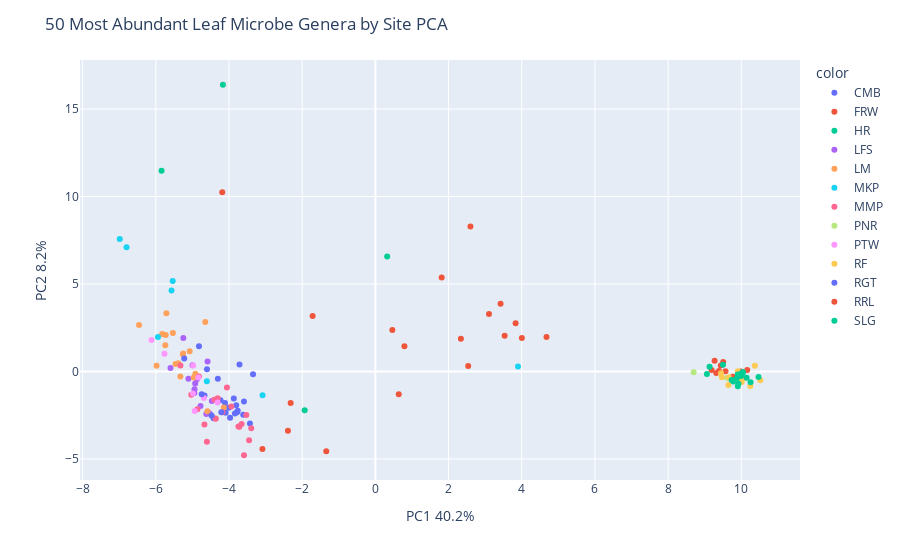

The notebook cell saved with this chart:
### Code cell
X = pc3_df[top_50.index]

pca = PCA(n_components=2)
components = pca.fit_transform(X)

fig = px.scatter(components, x=0, y=1, color=pc3_df['site_id'])
fig.update_layout(
    title = "50 Most Abundant Leaf Microbe Genera by Site PCA",
    xaxis_title="PC1 " + str(round(100*pca.explained_variance_ratio_[0], 1)) + '%',
    yaxis_title="PC2 " + str(round(100*pca.explained_variance_ratio_[1], 1)) + '%')
fig.show()

### Figure 1 — Plotly figure (JSON) as saved in the notebook; plotly's stock layout.template omitted (floating-point values rounded to 4 significant figures)
{"data": [{"hovertemplate": "color=CMB<br>0=%{x}<br>1=%{y}<extra></extra>", "legendgroup": "CMB", "marker": {"color": "#636efa", "symbol": "circle"}, "mode": "markers", "name": "CMB", "orientation": "v", "showlegend": true, "type": "scatter", "x": [-3.869, -4.231, -3.762, -4.091, -3.97, -3.343, -4.305, -4.421, -3.428, -3.782, -3.591, -4.109, -3.838, -3.713, -4.008, -3.803, -4.67, -3.611, -4.602], "xaxis": "x", "y": [-1.546, -1.638, -2.249, -2.355, -2.64, -0.1572, -0.4167, -2.669, -2.979, -2.325, -1.712, -1.802, -2.407, 0.3991, -2.068, -1.935, -1.367, -2.476, 0.125], "yaxis": "y"}, {"hovertemplate": "color=FRW<br>0=%{x}<br>1=%{y}<extra></extra>", "legendgroup": "FRW", "marker": {"color": "#EF553B", "symbol": "circle"}, "mode": "markers", "name": "FRW", "orientation": "v", "showlegend": true, "type": "scatter", "x": [9.389, 10.16, 9.769, 9.505, 9.44, 9.271, 9.568, 9.188, 9.717, 9.315, 9.994], "xaxis": "x", "y": [0.02222, 0.0818, -0.2955, 0.5426, 0.337, 0.6133, 0.01154, 0.08671, -0.4273, -0.08296, -0.001355], "yaxis": "y"}, {"hovertemplate": "color=HR<br>0=%{x}<br>1=%{y}<extra></extra>", "legendgroup": "HR", "marker": {"color": "#00cc96", "symbol": "circle"}, "mode": "markers", "name": "HR", "orientation": "v", "showlegend": true, "type": "scatter", "x": [-1.931, 0.323, -5.843, -4.166], "xaxis": "x", "y": [-2.212, 6.57, 11.47, 16.39], "yaxis": "y"}, {"hovertemplate": "color=LFS<br>0=%{x}<br>1=%{y}<extra></extra>", "legendgroup": "LFS", "marker": {"color": "#ab63fa", "symbol": "circle"}, "mode": "markers", "name": "LFS", "orientation": "v", "showlegend": true, "type": "scatter", "x": [-4.534, -4.619, -4.878, -5.248, -4.947, -4.778, -4.47, -4.997, -4.586, -5.109, -5.599, -4.943, -4.924], "xaxis": "x", "y": [-2.392, -2.436, -0.4497, 1.909, -1.232, -1.979, -1.691, 0.3482, 0.5688, -0.4157, 0.2024, -1.015, -0.6845], "yaxis": "y"}, {"hovertemplate": "color=LM<br>0=%{x}<br>1=%{y}<extra></extra>", "legendgroup": "LM", "marker": {"color": "#FFA15A", "symbol": "circle"}, "mode": "markers", "name": "LM", "orientation": "v", "showlegend": true, "type": "scatter", "x": [-4.589, -5.26, -5.075, -5.979, -5.73, -5.253, -4.649, -5.533, -5.712, -5.387, -5.742, -5.329, -4.961, -6.46, -5.462, -4.143, -4.364, -4.92, -5.826], "xaxis": "x", "y": [-2.279, 0.9776, 1.157, 0.3234, 2.09, 1.032, 2.822, 2.202, 3.321, 0.4703, 1.499, -0.2883, -0.3397, 2.654, 0.422, -2.057, -2.69, -0.1294, 2.144], "yaxis": "y"}, {"hovertemplate": "color=MKP<br>0=%{x}<br>1=%{y}<extra></extra>", "legendgroup": "MKP", "marker": {"color": "#19d3f3", "symbol": "circle"}, "mode": "markers", "name": "MKP", "orientation": "v", "showlegend": true, "type": "scatter", "x": [3.898, -4.605, -5.571, -5.941, -5.539, -3.083, -6.8, -6.986], "xaxis": "x", "y": [0.2797, -0.5644, 4.621, 1.967, 5.166, -1.364, 7.1, 7.577], "yaxis": "y"}, {"hovertemplate": "color=MMP<br>0=%{x}<br>1=%{y}<extra></extra>", "legendgroup": "MMP", "marker": {"color": "#FF6692", "symbol": "circle"}, "mode": "markers", "name": "MMP", "orientation": "v", "showlegend": true, "type": "scatter", "x": [-4.604, -3.392, -4.864, -4.18, -4.057, -4.365, -3.45, -3.591, -5.327, -3.717, -4.823, -4.671, -3.656, -3.742, -4.402, -3.937, -3.526, -5.031, -4.31], "xaxis": "x", "y": [-4.016, -3.243, -2.154, -2.333, -0.9102, -2.705, -3.932, -4.789, 0.3403, -3.159, -0.292, -3.028, -3.0, -3.14, -1.62, -2.003, -2.484, -1.336, -1.527], "yaxis": "y"}, {"hovertemplate": "color=PNR<br>0=%{x}<br>1=%{y}<extra></extra>", "legendgroup": "PNR", "marker": {"color": "#B6E880", "symbol": "circle"}, "mode": "markers", "name": "PNR", "orientation": "v", "showlegend": true, "type": "scatter", "x": [9.887, 9.617, 8.698], "xaxis": "x", "y": [-0.5721, -0.3807, -0.04417], "yaxis": "y"}, {"hovertemplate": "color=PTW<br>0=%{x}<br>1=%{y}<extra></extra>", "legendgroup": "PTW", "marker": {"color": "#FF97FF", "symbol": "circle"}, "mode": "markers", "name": "PTW", "orientation": "v", "showlegend": true, "type": "scatter", "x": [-5.763, -4.839, -6.118, -4.985, -4.98, -4.686, -4.311, -4.937], "xaxis": "x", "y": [1.015, -0.3398, 1.805, -1.266, 0.3451, -1.517, -1.776, -2.261], "yaxis": "y"}, {"hovertemplate": "color=RF<br>0=%{x}<br>1=%{y}<extra></extra>", "legendgroup": "RF", "marker": {"color": "#FECB52", "symbol": "circle"}, "mode": "markers", "name": "RF", "orientation": "v", "showlegend": true, "type": "scatter", "x": [9.932, 9.904, 9.47, 9.66, 9.445, 10.01, 10.37, 10.04, 10.25, 9.647, 10.52], "xaxis": "x", "y": [-0.521, 0.008025, -0.3261, -0.3244, -0.1036, -0.6054, 0.3223, -0.4087, -0.8249, -0.7756, -0.5068], "yaxis": "y"}, {"hovertemplate": "color=RGT<br>0=%{x}<br>1=%{y}<extra></extra>", "legendgroup": "RGT", "marker": {"color": "#636efa", "symbol": "circle"}, "mode": "markers", "name": "RGT", "orientation": "v", "showlegend": true, "type": "scatter", "x": [-4.821, -5.224, -4.209, -4.477, -4.746], "xaxis": "x", "y": [1.447, 0.7357, -2.333, -2.523, -1.303], "yaxis": "y"}, {"hovertemplate": "color=RRL<br>0=%{x}<br>1=%{y}<extra></extra>", "legendgroup": "RRL", "marker": {"color": "#EF553B", "symbol": "circle"}, "mode": "markers", "name": "RRL", "orientation": "v", "showlegend": true, "type": "scatter", "x": [4.003, 3.832, 4.676, 3.105, 2.598, -1.342, -3.086, -2.389, -2.315, 0.7939, 0.6387, -1.715, -4.185, 0.4641, 3.532, 2.337, 2.537, 1.812, 3.421], "xaxis": "x", "y": [1.912, 2.762, 1.974, 3.29, 8.292, -4.558, -4.434, -3.392, -1.802, 1.436, -1.307, 3.175, 10.25, 2.368, 2.047, 1.868, 0.3112, 5.377, 3.864], "yaxis": "y"}, {"hovertemplate": "color=SLG<br>0=%{x}<br>1=%{y}<extra></extra>", "legendgroup": "SLG", "marker": {"color": "#00cc96", "symbol": "circle"}, "mode": "markers", "name": "SLG", "orientation": "v", "showlegend": true, "type": "scatter", "x": [9.99, 9.906, 10.14, 9.904, 10.04, 9.737, 9.996, 9.782, 10.47, 9.922, 9.06, 9.903, 9.499, 9.873, 9.133, 10.04, 10.25], "xaxis": "x", "y": [-0.1516, -0.8393, -0.3597, -0.1716, -0.02956, -0.4817, -0.2538, -0.5777, -0.3148, -0.7003, -0.1482, -0.3058, 0.3829, -0.4059, 0.2689, -0.09326, -0.6167], "yaxis": "y"}], "layout": {"legend": {"title": {"text": "color"}, "tracegroupgap": 0}, "margin": {"t": 60}, "title": {"text": "50 Most Abundant Leaf Microbe Genera by Site PCA"}, "xaxis": {"anchor": "y", "domain": [0, 1], "title": {"text": "PC1 40.2%"}}, "yaxis": {"anchor": "x", "domain": [0, 1], "title": {"text": "PC2 8.2%"}}}}
